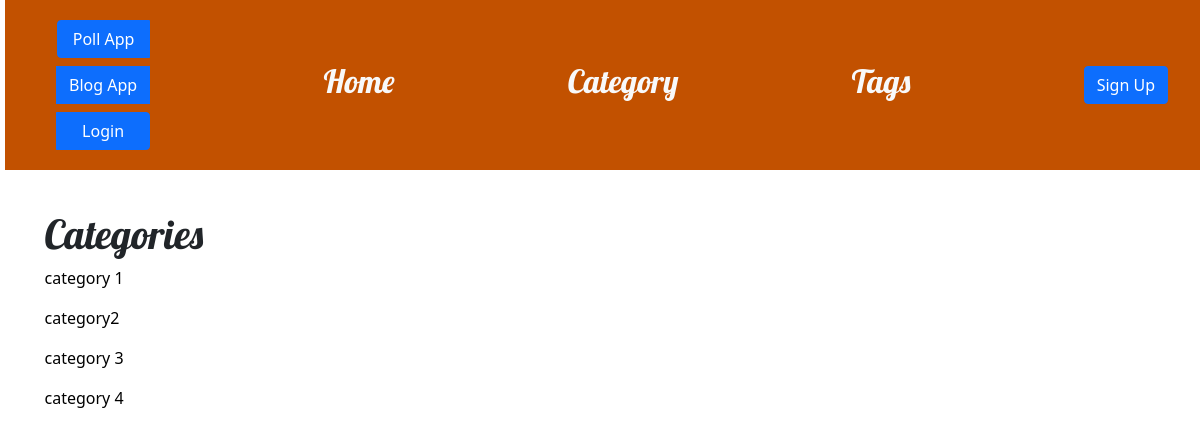
/post/cat, run on the app's committed database.
### blog/models.py (models this page shows, shortened)
class Category(models.Model):
    title = models.CharField(max_length=100, unique= True)
    slug = AutoSlugField(populate_from="title", unique=True)

### blog/views.py (the view)
# urls.py: path('post/cat', views.cat_list, name='cat_list'),
def cat_list(request):
    categories = Category.objects.all()
    return render(request, 'blog/cat_list.html', {'categories':categories})

### blog/templates/blog/cat_list.html
{% extends 'blog/base.html' %}
{% block content %}
<h1>Categories</h1>
<div class="catContainer">
    {% for categorie in categories %}
    <a class="text-decoration-none text-black " href="{% url 'blog:cat_post' category_slug=categorie.title %}">
        <p>
            {{categorie.title}}
        </p>
    </a>
    {% endfor %}
</div>
{% endblock %}

### blog/static/css/blog.css (style rules this page uses)
body { padding-left: 5px; }
h1, h2, h3, h4 { font-family: 'Lobster', cursive; }

### data on the page
Category: title "category 1"
Category: title "category2"
Category: title "category 3"
Category: title "category 4"
